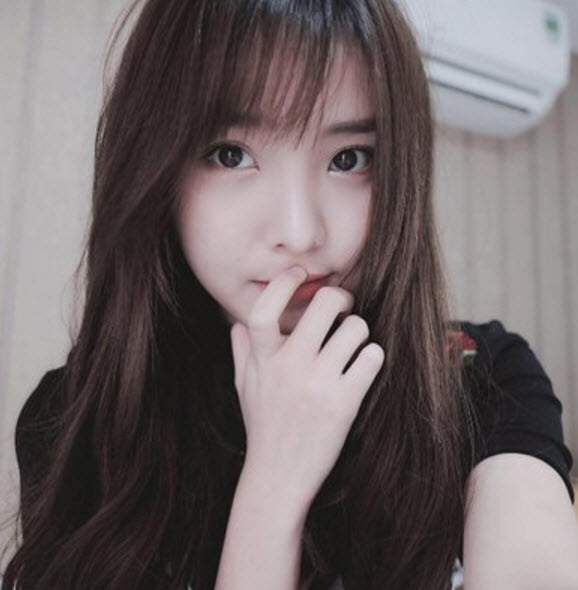
#> input picture img_3.jpg, 578 x 590 px
$ python dotuongphan.py
#> lines starting #> are read from the running program, lines starting #| are printed output that depends on the picture
from PIL import Image, ImageEnhance
img = Image.open("img_3.jpg")
#> img is the input picture: PIL image 578x590 RGB; mean R, G, B 113.2, 103.4, 104.9
enhancer = ImageEnhance.Contrast(img)
for i in range(1, 3):
    factor = i / 4.0
    new_img = enhancer.enhance(factor)
    new_img.show()
#> this loop made 2 passes
#> pass 1, `new_img = enhancer.enhance(factor)`:
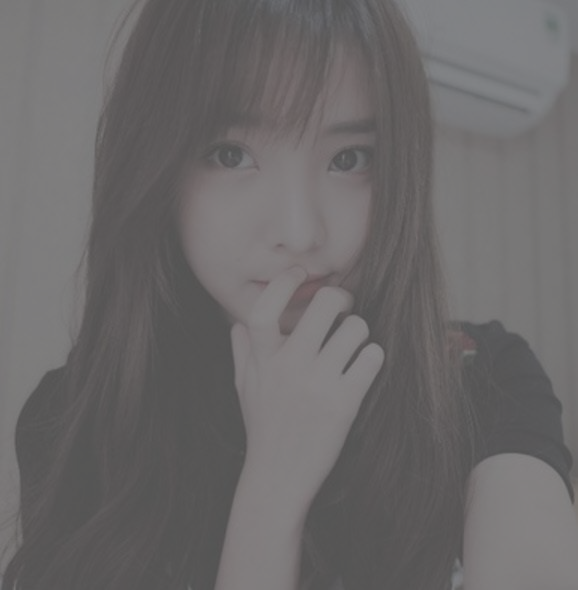
#> new_img: PIL image 578x590 RGB; mean R, G, B 107.4, 105, 105.4
#> pass 2, `new_img = enhancer.enhance(factor)`:
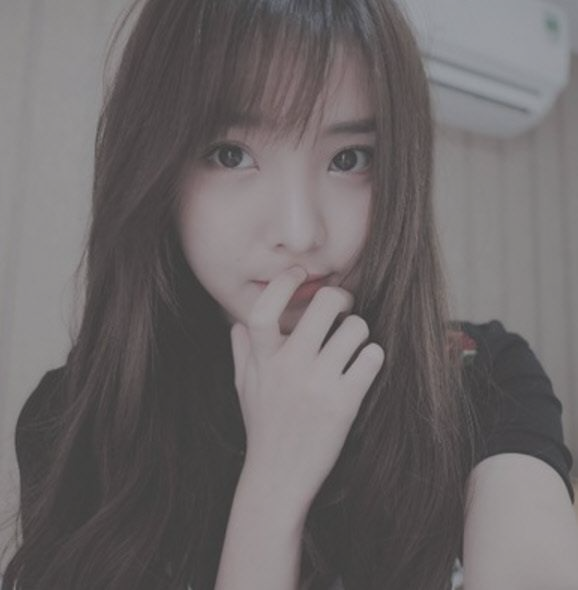
#> new_img: PIL image 578x590 RGB; mean R, G, B 109.4, 104.4, 105.2
